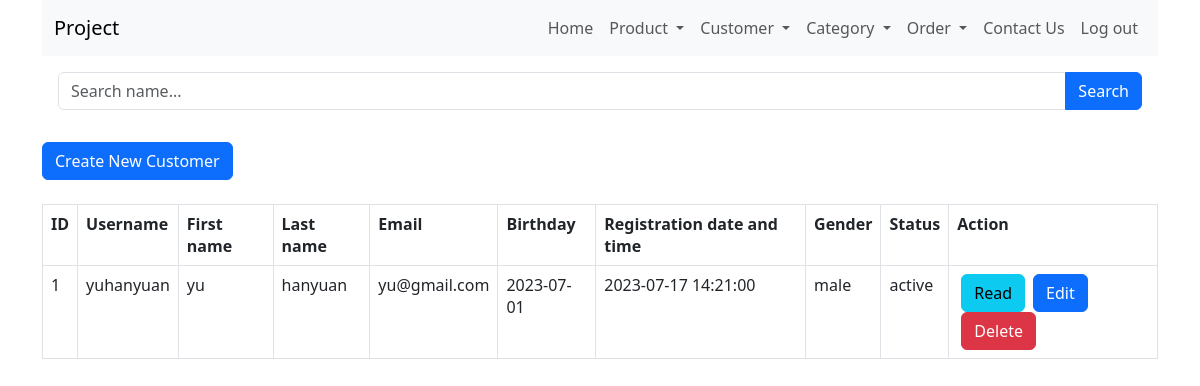
Page /customer_read.php on the earlier database version.
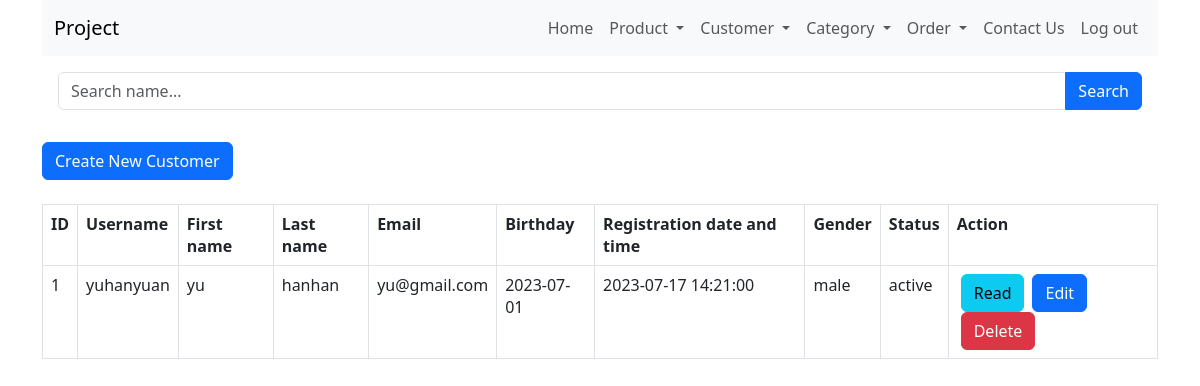
Same page on the later database version.
### tables this page shows
CREATE TABLE `customers` (
  `user_id` int(11) NOT NULL,
  `username` varchar(20) NOT NULL,
  `first_name` varchar(20) NOT NULL,
  `last_name` varchar(20) NOT NULL,
  `password` text NOT NULL,
  `email` varchar(30) NOT NULL,
  `date_of_birth` date NOT NULL,
  `registration_date_time` datetime NOT NULL DEFAULT current_timestamp() ON UPDATE current_timestamp(),
  `gender` enum('male','female') NOT NULL,
  `status` enum('active','Inactive') NOT NULL DEFAULT 'active'
);

### customer_read.php (the view, shortened to what this page needs)
<html lang="en">
<head>
    <link href="https://cdn.jsdelivr.net/npm/bootstrap@5.3.0/dist/css/bootstrap.min.css" rel="stylesheet">
</head>
<body>
    <div class="container">
        <?php
        include 'menu/menu.php';
        ?>
        <?php
        include 'config/database.php';
        $searchKeyword = isset($_GET['search']) ? $_GET['search'] : '';
        $query = "SELECT user_id, username, first_name, last_name, date_of_birth, registration_date_time, email, gender, status FROM customers";
        $query .= " ORDER BY user_id ASC";
        $stmt = $con->prepare($query);
        $stmt->execute();
        $num = $stmt->rowCount();
        echo '<div class="p-3">
            <form method="GET" action="">
                <div class="input-group mb-3">
                    <input type="text" class="form-control" name="search" placeholder="Search name..." value="' . str_replace('%', '', $searchKeyword) . '">
                    <button class="btn btn-primary" type="submit">Search</button>
                </div>
            </form>
        </div>';
        echo "<div><a href='customer_create.php' class='btn btn-primary m-b-1em'>Create New Customer</a></div>" . "<br>";
        if ($num > 0) {
            echo "<table id='customer_table' class='table table-hover table-responsive table-bordered'>";
            echo "<tr>";
            echo "<th>ID</th>";
            echo "<th>Username</th>";
            echo "<th>First name</th>";
            echo "<th>Last name</th>";
            echo "<th>Email</th>";
            echo "<th>Birthday</th>";
            echo "<th>Registration date and time</th>";
            echo "<th>Gender</th>";
            echo "<th>Status</th>";
            echo "<th>Action</th>";
            echo "</tr>";
            while ($row = $stmt->fetch(PDO::FETCH_ASSOC)) {
                extract($row);
                echo "<tr>";
                echo "<td>{$user_id}</td>";
                echo "<td>{$username}</td>";
                echo "<td>{$first_name}</td>";
                echo "<td>{$last_name}</td>";
                echo "<td>{$email}</td>";
                echo "<td>{$date_of_birth}</td>";
                echo "<td>{$registration_date_time}</td>";
                echo "<td>{$gender}</td>";
                echo "<td>{$status}</td>";
                echo "<td>";
                echo "<a href='customer_read_one.php?id={$user_id}' class='btn btn-info m-r-1em mx-1'>Read</a>";
                echo "<a href='customer_update.php?id={$user_id}' class='btn btn-primary m-r-1em mx-1'>Edit</a>";
                echo "<a href='#' onclick='delete_product({$user_id});'  class='btn btn-danger mx-1'>Delete</a>";
                echo "</td>";
                echo "</tr>";
            }
            echo "</table>";
        } else {
            echo "<div class='alert alert-danger'>No records found.</div>";
        }
        ?>
    </div>
</body>
</html>

Differences in the rows shown:
changed customers "yuhanyuan": last_name "hanyuan" → "hanhan"
